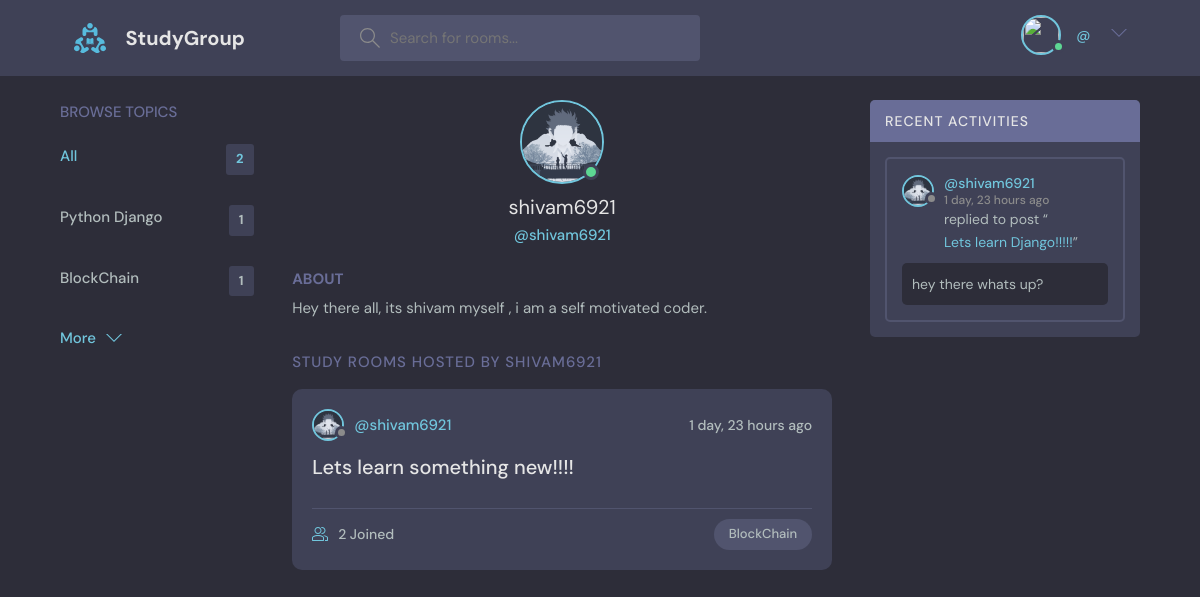
The app's page /profile/2/ with its own data.
### base/models.py (models this page shows, shortened)
class Topic(models.Model):
    name = models.CharField(max_length=200)

class User(AbstractUser):
    name = models.CharField(max_length=255,null=True)
    email = models.EmailField(unique=True, null=True)
    bio = models.TextField(null=True)
    avatar = models.ImageField(default="avatar.svg", null=True)
    USER_NAME_FIELD = 'email'
    REQUIRED_FIELDS = []

class Room(models.Model):
    host = models.ForeignKey(User, on_delete=models.SET_NULL, null=True)
    topic = models.ForeignKey(Topic, on_delete=models.SET_NULL, null=True)
    name = models.CharField(max_length=200)
    description = models.TextField(null=True, blank=True)
    participants = models.ManyToManyField(User, related_name='participants', blank=True)
    updated = models.DateTimeField(auto_now=True)
    created = models.DateTimeField(auto_now_add=True)
    class Meta:
        ordering = ['-created', '-updated']
    def __str__(self):
        return self.name

class Message(models.Model):
    user = models.ForeignKey(User, on_delete=models.CASCADE)
    room = models.ForeignKey(Room, on_delete=models.CASCADE)
    body = models.TextField()
    updated = models.DateTimeField(auto_now=True)
    created = models.DateTimeField(auto_now_add=True)
    class Meta:
        ordering = ['-created', '-updated']
    def __str__(self):
        return self.body

### base/views.py (the view)
# urls.py: path('profile/<str:pk>/', views.userProfile, name='userProfile'),
def userProfile(request,pk):
    user = User.objects.get(id=pk)
    rooms = user.room_set.all()
    comments = user.message_set.all()
    topic = Topic.objects.all()
    context = { 'user': user, 'rooms': rooms, 'comments': comments, 'topic': topic}
    return render(request, 'base/profile.html', context)

### base/templates/base/profile.html (shortened to what this page needs)
{% extends 'main.html' %}
{% block content %}
  <main class="profile-page layout layout--3">
    <div class="container">
      {% include 'base/topics_comp.html' %}
      <div class="roomList">
        <div class="profile">
          <div class="profile__avatar">
            <div class="avatar avatar--large active">
              <img src="{{user.avatar.url}}" />
            </div>
          </div>
          <div class="profile__info">
            <h3>{{user.username}}</h3>
            <p>@{{user.username}}</p>
          </div>
          <div class="profile__about">
            <h3>About</h3>
          <p>
            {{user.bio}}
          </p>
          </div>
        </div>
        <div class="roomList__header">
          <div>
            <h2>Study Rooms Hosted by {{user.username}}</a>
            </h2>
          </div>
        </div>
        {% include 'base/feed_comp.html' %}
      </div>
      {% include 'base/activity_comp.html' %}
    </div>
  </main>
   {% endblock %}

### base/templates/base/topics_comp.html
<div class="topics">
    <div class="topics__header">
      <h2>Browse Topics</h2>
    </div>
    <ul class="topics__list">
      <li>
        <a href="{% url "home" %}" class="active">All<span>{{topic.count}}</span></a>
      </li>
      {% for t in topic %}
      <li>
        <a href="{% url 'home' %}?q={{t.name}}">{{t.name}}<span>{{t.room_set.all.count}}</span></a>
      </li>
        {% endfor %}
    </ul>
    <a class="btn btn--link" href="{% url "topicsPage" %}">
      More
      <svg version="1.1" xmlns="http://www.w3.org/2000/svg" width="32" height="32" viewBox="0 0 32 32">
        <title>chevron-down</title>
        <path d="M16 21l-13-13h-3l16 16 16-16h-3l-13 13z"></path>
      </svg>
    </a>
  </div>

### base/templates/base/feed_comp.html (shortened to what this page needs)
{% for room in rooms %}
<div class="roomListRoom">
    <div class="roomListRoom__header">
      <a href="{% url 'userProfile' room.host.id %}" class="roomListRoom__author">
        <div class="avatar avatar--small">
          <img src="{{room.host.avatar.url}}" />
        </div>
        <span>@{{room.host.username}}</span>
      </a>
      <div class="roomListRoom__actions">
        <span>{{room.created|timesince}} ago</span>
      </div>
    </div>
    <div class="roomListRoom__content">
      <a href="{% url "room" room.id %}">{{room.name}}</a>
    </div>
    <div class="roomListRoom__meta">
      <a href="{% url "room" room.id %}" class="roomListRoom__joined">
        {{room.participants.all.count}}
        Joined
      </a>
      <p class="roomListRoom__topic">{{room.topic.name}}</p>
    </div>
  </div>
  {% endfor %}

### base/templates/base/activity_comp.html (shortened to what this page needs)
<div class="activities">
  <div class="activities__header">
    <h2>Recent Activities</h2>
  </div>
  {% for activity in comments %}
  <div class="activities__box">
    <div class="activities__boxHeader roomListRoom__header">
      <a href="{% url 'userProfile' activity.user.id %}" class="roomListRoom__author">
        <div class="avatar avatar--small">
          <img src="{{activity.user.avatar.url}}" />
        </div>
        <p>
          @{{activity.user}}
          <span>{{activity.created|timesince}} ago</span>
        </p>
      </a>
    </div>
    <div class="activities__boxContent">
      <p>replied to post “<a href="{% url 'room' activity.room.id %}">{{activity.room}}</a>”</p>
      <div class="activities__boxRoomContent">
      {{activity}}
      </div>
    </div>
  </div>
  {% endfor %}
</div>

### records on screen
Topic: name "Python Django", room_set.all.count "1"
Topic: name "BlockChain", room_set.all.count "1"
User: avatar (picture), username "shivam6921", bio "Hey there all, its shivam myself , i am a self motivated coder.", username "SHIVAM6921"
Room: host.avatar (picture), host.username "shivam6921", created "1 day, 23 hours", name "Lets learn something new!!!!", participants.all.count "2", topic.name "BlockChain"
Message: user.avatar (picture), user "shivam6921", created "1 day, 23 hours", room "Lets learn Django!!!!!", body "hey there whats up?"

### other values on screen
{{ topic.count }} "2"
